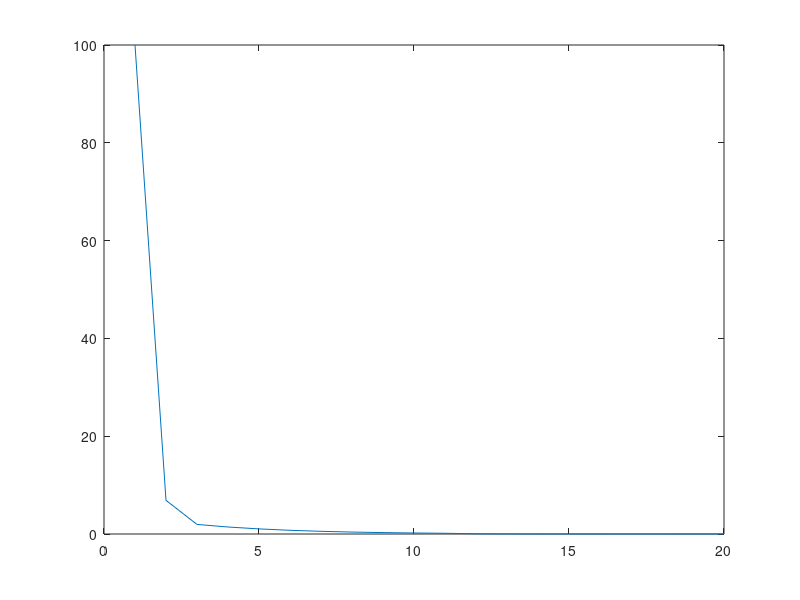

This chart was generated by the following MATLAB code:
x1 = 2;
f_x1 = x1*log10(x1) - 1.2;
disp(f_x1);
x0 = 3;
f_x0 = x0*log10(x0) - 1.2;
disp(f_x0);

app_err = 9999;
prev_val = 0;
next_val = 0;
x2 = 0;
f_x = 0;
n = 1;
while(app_err > 0.0005)
 prev_val = x2;
x2 = x0 - ((x1 - x0)/(f_x1 - f_x0))*f_x0;
next_val = x2;

f_x = x2*log10(x2) - 1.2;


app_err = (next_val - prev_val)/next_val;
app_err = abs(app_err * 100);
arr(n) = app_err;
n = n + 1;
if(f_x*f_x1>0)
    x1 = x2;
else
    x0 = x2;
end

end
disp(x2);
plot(arr);